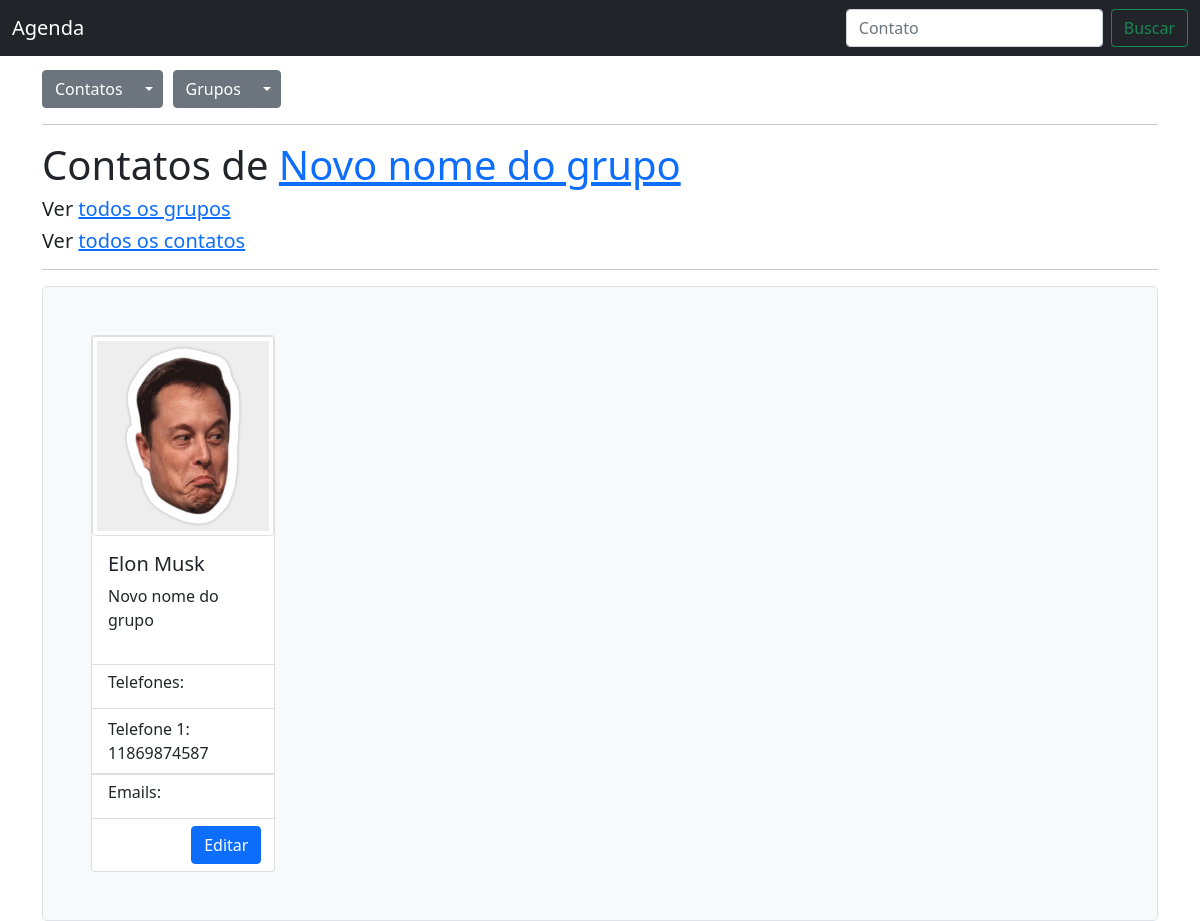
Page /grupos/9/contatos/ on the committed database.
### contatos/models.py (models this page shows)
class Grupo(models.Model):
    nome = models.CharField(max_length=50, unique=True)
    descricao = models.CharField(max_length=280, null=True, blank=True)

class Contato(models.Model):
    nome = models.CharField(max_length=50, unique=True)
    avatar = models.ImageField(upload_to='avatares/', null=True, blank=True)
    grupos = models.ManyToManyField(Grupo)
    class Meta:
        ordering = ['nome']

class Telefone(models.Model):
    numero = models.CharField(max_length=14)
    contato = models.ForeignKey(Contato, on_delete=models.CASCADE)

### contatos/views.py (the view)
# urls.py: path('', views.contatos_list_view, name='contatos_list_view'),
def contatos_list_view(request, grupo_id=None):
    grupo = None
    busca = None
    if grupo_id:
        grupo = get_object_or_404(Grupo, id=grupo_id)
        contatos = grupo.contato_set.all()
    elif request.POST.get('busca'):
        busca = request.POST.get('busca')
        contatos = Contato.objects.filter(nome__contains=busca)
    else:
        contatos = Contato.objects.all()
    return render(request, 'contatos/contatos_list.html', {'contatos':contatos, 'grupo':grupo, 'busca':busca})

### contatos/templates/contatos/contatos_list.html (shortened to what this page needs)
{% extends 'base.html' %}
{% load static %}
{% block content %}
  {% if grupo %}
    <h1>Contatos de <a href="{% url 'editar_grupo' grupo.id %}">{{ grupo.nome }}</a></h1>
    <h5>Ver <a href="{% url 'grupos_list' %}">todos os grupos</a></h5>
    <h5>Ver <a href="{% url 'contatos_list_view' %}">todos os contatos</a></h5>
  {% endif %}
  <hr>
  <div class="h-100 p-5 bg-light border rounded-3">
    <div class="row row-cols-1 row-cols-sm-2 row-cols-md-3 row-cols-lg-4 row-cols-xl-5 g-4">
      {% for contato in contatos %}
        <div class="col">
          <div class="card">
            {% if contato.avatar %}
              <img style="height:200px" src="{{ contato.avatar.url }}" class="card-img-top img-thumbnail" alt="...">
            {% else %}
              TESTE
              <img style="height:200px" src="{% static 'fotos/iconfinder_user_account_profile_5402435.png' %}" class="card-img-top img-thumbnail" alt="...">
            {% endif %}
            <div class="card-body">
              <h5 class="card-title">{{ contato.nome }}</h5>
              <p>
                {% for grupo in contato.grupos.all %}
                  {{ grupo.nome }}
                {% endfor %}
              </p>
            </div>
            <ul class="list-group list-group-flush">
              <li class="list-group-item"><h6 class="card-title">Telefones:</h6></li>
              {% for tel in contato.telefone_set.all %}
                <li class="list-group-item">Telefone {{ forloop.counter }}: {{ tel.numero }}</li>
              {% endfor %}
            </ul>
            <ul class="list-group list-group-flush">
              <li class="list-group-item"><h6 class="card-title">Emails:</h6></li>
            </ul>
            <li class="btn btn-primarylist-group-item text-end "><a class="btn btn-primary" href="{% url 'editar_contato' contato.id %}">Editar</a></li>
          </div>
        </div>
      {% empty %}
        {% if grupo %}
          <h2>Não há nenhum contato associado com o grupo.</h2>
        {% else %}
          <h2>Não há contatos cadastrados</h2>
        {% endif %}
      {% endfor %}
    </div>
  </div>
{% endblock %}

### rows in the picture
Grupo: nome "Novo nome do grupo"
Contato: avatar (picture), nome "Elon Musk"
Telefone: numero "11869874587"
